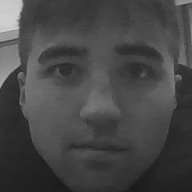
#> input picture images/user_1_11.jpg, 192 x 192 px; its folder holds 4 pictures in this run
$ python face_training.py
#> lines starting #> are read from the running program, lines starting #| are printed output that depends on the picture
import os
import cv2
import numpy
from PIL import Image


def get_data_set(directory):
#> called with directory = 'images'
    images = [numpy.array(Image.open(image_path).convert('L')) for image_path
              in [os.path.join(directory, image) for image
                  in os.listdir(directory)]]
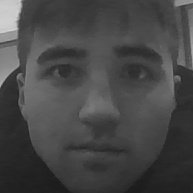
#> input picture images/user_1_12.jpg, 193 x 193 px
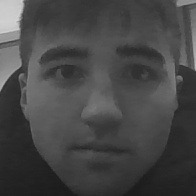
#> input picture images/user_1_13.jpg, 196 x 196 px
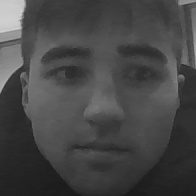
#> input picture images/user_1_16.jpg, 196 x 196 px

    ids = [int(image.split('_')[1]) for image in os.listdir(directory)]

    return images, ids


def placeholder(dictionary):
    images, ids = [], []

    for k, v in dictionary.items():
        ids.extend([int(k)] * len(v))
        images.extend(numpy.array(Image.open(image_path).convert('L'))
                      for image_path in v)

    return images, ids


def train(faces, ids):
    recognizer.train(faces, numpy.array(ids))
#> (the run stopped early here; a loop or call above may not have finished)
